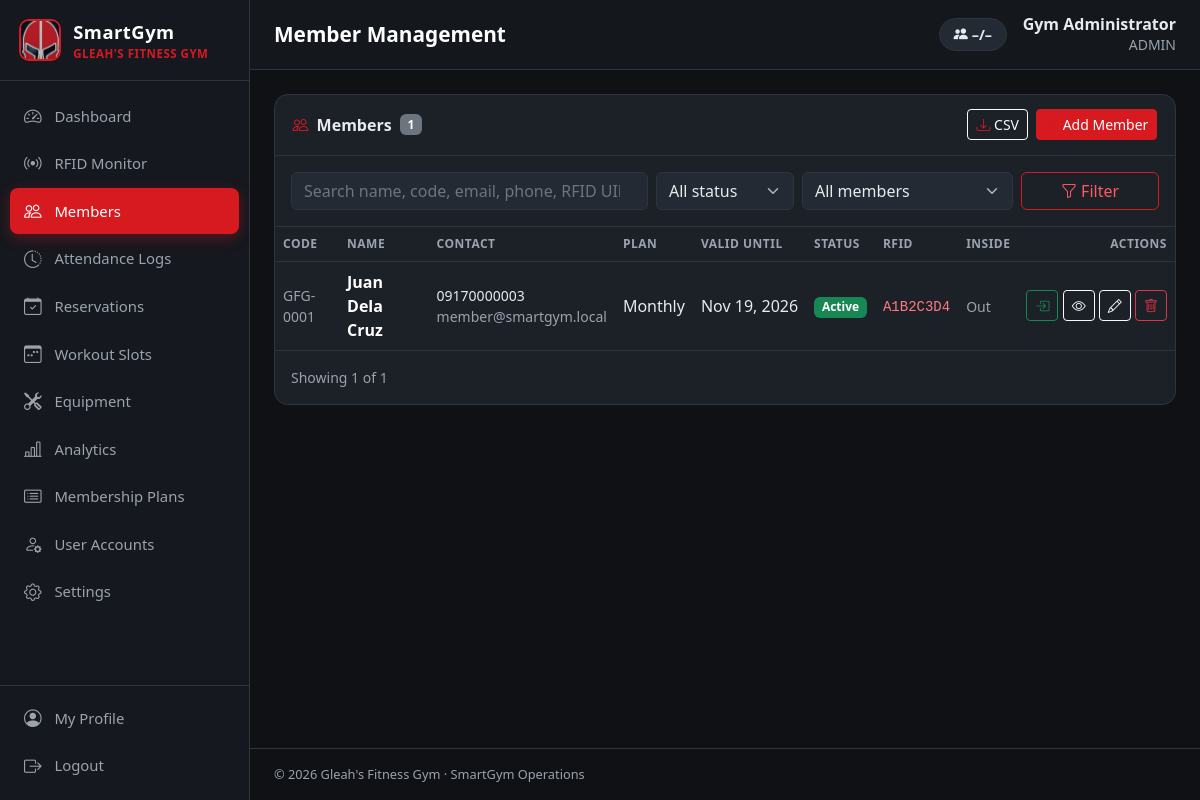
/members.php (signed in), run on the app's committed database.
### tables this page shows
CREATE TABLE users (
  id INT UNSIGNED AUTO_INCREMENT PRIMARY KEY,
  full_name VARCHAR(120) NOT NULL,
  email VARCHAR(150) NOT NULL UNIQUE,
  phone VARCHAR(30) NULL,
  password_hash VARCHAR(255) NOT NULL,
  role ENUM('admin','staff','member') NOT NULL DEFAULT 'member',
  status ENUM('active','disabled') NOT NULL DEFAULT 'active',
  last_login_at DATETIME NULL,
  created_at DATETIME NOT NULL DEFAULT CURRENT_TIMESTAMP
);

CREATE TABLE members (
  id INT UNSIGNED AUTO_INCREMENT PRIMARY KEY,
  user_id INT UNSIGNED NULL UNIQUE,
  member_code VARCHAR(20) NOT NULL UNIQUE,
  full_name VARCHAR(120) NOT NULL,
  email VARCHAR(150) NULL,
  phone VARCHAR(30) NULL,
  gender ENUM('Male','Female','Other') NULL,
  birthdate DATE NULL,
  address VARCHAR(255) NULL,
  emergency_contact VARCHAR(150) NULL,
  rfid_uid VARCHAR(32) NULL UNIQUE,
  plan_id INT UNSIGNED NULL,
  membership_start DATE NULL,
  membership_end DATE NULL,
  status ENUM('active','inactive','suspended') NOT NULL DEFAULT 'active',
  is_inside TINYINT(1) NOT NULL DEFAULT 0,
  last_scan_at DATETIME NULL,
  notes TEXT NULL,
  created_at DATETIME NOT NULL DEFAULT CURRENT_TIMESTAMP,
  CONSTRAINT fk_members_user FOREIGN KEY (user_id) REFERENCES users(id) ON DELETE SET NULL,
  CONSTRAINT fk_members_plan FOREIGN KEY (plan_id) REFERENCES membership_plans(id) ON DELETE SET NULL,
  INDEX idx_members_inside (is_inside)
);

CREATE TABLE membership_plans (
  id INT UNSIGNED AUTO_INCREMENT PRIMARY KEY,
  name VARCHAR(80) NOT NULL,
  duration_days INT UNSIGNED NOT NULL,
  price DECIMAL(10,2) NOT NULL DEFAULT 0,
  description VARCHAR(255) NULL,
  is_active TINYINT(1) NOT NULL DEFAULT 1,
  created_at DATETIME NOT NULL DEFAULT CURRENT_TIMESTAMP
);

### includes/auth.php (called while the page is built, shortened)
<?php
function current_user(): ?array
{
    static $user = false;
    if ($user === false) {
        $user = null;
        if (!empty($_SESSION['user_id'])) {
            $user = q("SELECT * FROM users WHERE id = ? AND status = 'active'", [$_SESSION['user_id']])->fetch() ?: null;
        }
    }
    return $user;
}
function require_login(): array
{
    $user = current_user();
    return $user;
}
function require_role(string ...$roles): array
{
    $user = require_login();
    return $user;
}

### members.php (the view, shortened to what this page needs)
<?php
$user = require_role('admin', 'staff');
$page_title = 'Member Management';
$search = get('search');
$where = ['1=1'];
$params = [];
$whereSql = implode(' AND ', $where);
$total = (int)q("SELECT COUNT(*) FROM members m WHERE $whereSql", $params)->fetchColumn();
$p = paginate($total);
$members = q("SELECT m.*, p.name plan_name FROM members m LEFT JOIN membership_plans p ON p.id = m.plan_id
    WHERE $whereSql ORDER BY m.full_name LIMIT {$p['limit']} OFFSET {$p['offset']}", $params)->fetchAll();
require __DIR__ . '/includes/header.php';
?>
<div class="card">
    <div class="card-header flex-wrap">
        <i class="bi bi-people"></i> Members <span class="badge bg-secondary"><?= $total ?></span>
        <div class="ms-auto d-flex gap-2">
            <a href="members_export.php?<?= e(http_build_query($_GET)) ?>" class="btn btn-sm btn-outline-light"><i class="bi bi-download"></i> CSV</a>
            <a href="member_form.php" class="btn btn-sm btn-primary"><i class="bi bi-person-plus"></i> Add Member</a>
        </div>
    </div>
    <div class="card-body border-bottom" style="border-color:var(--sg-border)!important">
        <form class="row g-2">
            <div class="col-md-5"><input type="search" name="search" value="<?= e($search) ?>" class="form-control" placeholder="Search name, code, email, phone, RFID UID…"></div>
            <div class="col-6 col-md-2">
                <select name="status" class="form-select">
                    <option value="">All status</option>
                </select>
            </div>
            <div class="col-6 col-md-3">
                <select name="filter" class="form-select">
                    <option value="">All members</option>
                </select>
            </div>
            <div class="col-md-2 d-grid"><button class="btn btn-outline-primary"><i class="bi bi-funnel"></i> Filter</button></div>
        </form>
    </div>
    <div class="table-responsive">
        <table class="table table-hover">
            <thead><tr><th>Code</th><th>Name</th><th>Contact</th><th>Plan</th><th>Valid Until</th><th>Status</th><th>RFID</th><th>Inside</th><th class="text-end">Actions</th></tr></thead>
            <tbody>
            <?php foreach ($members as $m): [$sl, $sc] = membership_state($m); ?>
                <tr>
                    <td class="text-secondary small"><?= e($m['member_code']) ?></td>
                    <td><a href="member_view.php?id=<?= $m['id'] ?>" class="fw-semibold text-white text-decoration-none"><?= e($m['full_name']) ?></a></td>
                    <td class="small"><?= e($m['phone']) ?><br><span class="text-secondary"><?= e($m['email']) ?></span></td>
                    <td><?= e($m['plan_name'] ?? '—') ?></td>
                    <td class="text-nowrap"><?= fmt_date($m['membership_end']) ?></td>
                    <td><?= badge($sl, $sc) ?></td>
                    <td><?= $m['rfid_uid'] ? '<code>' . e($m['rfid_uid']) . '</code>' : '<span class="text-secondary small">None</span>' ?></td>
                    <td><?= $m['is_inside'] ? badge('IN', 'success') : '<span class="text-secondary small">Out</span>' ?></td>
                    <td class="text-end text-nowrap">
                        <form method="post" class="d-inline">
                            <?php if ($m['is_inside']): ?>
                                <button name="action" value="checkout" class="btn btn-sm btn-outline-secondary" title="Manual check-out"><i class="bi bi-box-arrow-right"></i></button>
                            <?php else: ?>
                                <button name="action" value="checkin" class="btn btn-sm btn-outline-success" title="Manual check-in"><i class="bi bi-box-arrow-in-right"></i></button>
                            <?php endif; ?>
                        </form>
                        <a href="member_view.php?id=<?= $m['id'] ?>" class="btn btn-sm btn-outline-light" title="View"><i class="bi bi-eye"></i></a>
                        <a href="member_form.php?id=<?= $m['id'] ?>" class="btn btn-sm btn-outline-light" title="Edit"><i class="bi bi-pencil"></i></a>
                        <?php if ($user['role'] === 'admin'): ?>
                            <form method="post" class="d-inline" data-confirm="Delete <?= e($m['full_name']) ?> and all their records?">
                                <button name="action" value="delete" class="btn btn-sm btn-outline-danger" title="Delete"><i class="bi bi-trash"></i></button>
                            </form>
                        <?php endif; ?>
                    </td>
                </tr>
            <?php endforeach; ?>
            </tbody>
        </table>
    </div>
    <div class="card-body d-flex justify-content-between align-items-center">
        <small class="text-secondary">Showing <?= count($members) ?> of <?= $total ?></small>
    </div>
</div>
<?php require __DIR__ . '/includes/footer.php';

### includes/header.php (shortened to what this page needs)
<?php
$user = current_user();
$page_title = $page_title ?? 'Dashboard';
$active = $active ?? basename($_SERVER['SCRIPT_NAME'], '.php');
$gymName = setting('gym_name', "Gleah's Fitness Gym");
$nav = [
    ['dashboard', 'Dashboard', 'speedometer2', ['admin', 'staff', 'member']],
    ['rfid_monitor', 'RFID Monitor', 'broadcast', ['admin', 'staff']],
    ['members', 'Members', 'people', ['admin', 'staff']],
    ['access_logs', 'Attendance Logs', 'clock-history', ['admin', 'staff']],
    ['my_attendance', 'My Attendance', 'clock-history', ['member']],
    ['reservations', 'Reservations', 'calendar-check', ['admin', 'staff', 'member']],
    ['slots', 'Workout Slots', 'calendar3-week', ['admin', 'staff']],
    ['equipment', 'Equipment', 'tools', ['admin', 'staff']],
    ['analytics', 'Analytics', 'bar-chart-line', ['admin']],
    ['plans', 'Membership Plans', 'card-list', ['admin']],
    ['users', 'User Accounts', 'person-gear', ['admin']],
    ['settings', 'Settings', 'gear', ['admin']],
];
?>
<!doctype html>
<html lang="en">
<head>
    <link href="https://cdn.jsdelivr.net/npm/bootstrap@5.3.3/dist/css/bootstrap.min.css" rel="stylesheet">
    <link href="https://cdn.jsdelivr.net/npm/bootstrap-icons@1.11.3/font/bootstrap-icons.min.css" rel="stylesheet">
    <link href="assets/css/style.css" rel="stylesheet">
</head>
<body>
<div class="app-shell">
    <aside class="sidebar" id="sidebar">
        <a href="dashboard.php" class="brand">
            <img src="assets/img/helmet.png" alt="">
            <div>
                <div class="brand-title">SmartGym</div>
                <div class="brand-sub"><?= e($gymName) ?></div>
            </div>
        </a>
        <nav class="nav flex-column">
            <?php foreach ($nav as [$file, $label, $icon, $roles]): if (!in_array($user['role'], $roles, true)) continue; ?>
                <a class="nav-link<?= $active === $file ? ' active' : '' ?>" href="<?= $file ?>.php">
                    <i class="bi bi-<?= $icon ?>"></i><span><?= e($label) ?></span>
                </a>
            <?php endforeach; ?>
        </nav>
        <div class="sidebar-footer">
            <a class="nav-link<?= $active === 'profile' ? ' active' : '' ?>" href="profile.php"><i class="bi bi-person-circle"></i><span>My Profile</span></a>
            <a class="nav-link" href="logout.php"><i class="bi bi-box-arrow-right"></i><span>Logout</span></a>
        </div>
    </aside>
    <main class="main">
        <header class="topbar">
            <h1 class="page-title"><?= e($page_title) ?></h1>
            <div class="ms-auto d-flex align-items-center gap-3">
                <div class="capacity-pill" data-capacity-pill title="Members currently inside">
                    <i class="bi bi-people-fill"></i> <span data-cap-inside>–</span>/<span data-cap-max>–</span>
                </div>
                <div class="text-end d-none d-sm-block lh-sm">
                    <div class="fw-semibold"><?= e($user['full_name']) ?></div>
                    <small class="text-secondary text-uppercase"><?= e($user['role']) ?></small>
                </div>
            </div>
        </header>
        <div class="content">

### includes/helpers.php (shortened to what this page needs)
<?php
function db(): PDO
{
    static $pdo = null;
    if ($pdo === null) {
        $dsn = 'mysql:host=' . DB_HOST . ';port=' . DB_PORT . ';dbname=' . DB_NAME . ';charset=utf8mb4';
        $pdo = new PDO($dsn, DB_USER, DB_PASS, [
            PDO::ATTR_ERRMODE => PDO::ERRMODE_EXCEPTION,
            PDO::ATTR_DEFAULT_FETCH_MODE => PDO::FETCH_ASSOC,
            PDO::ATTR_EMULATE_PREPARES => false,
        ]);
        $pdo->exec("SET time_zone = '" . date('P') . "'");
    }
    return $pdo;
}
function q(string $sql, array $params = []): PDOStatement
{
    $st = db()->prepare($sql);
    $st->execute($params);
    return $st;
}
function e($value): string
{
    return htmlspecialchars((string)($value ?? ''), ENT_QUOTES, 'UTF-8');
}
function today(): string
{
    return date('Y-m-d');
}
function setting(string $key, $default = null)
{
    static $cache = null;
    if ($cache === null) {
        $cache = [];
        foreach (q('SELECT `key`, `value` FROM settings')->fetchAll() as $row) {
            $cache[$row['key']] = $row['value'];
        }
    }
    return $cache[$key] ?? $default;
}
function get(string $key, $default = '')
{
    $v = $_GET[$key] ?? $default;
    return is_string($v) ? trim($v) : $v;
}
function fmt_date(?string $d, string $format = 'M d, Y'): string
{
    return $d ? date($format, strtotime($d)) : '—';
}
function membership_state(array $m): array
{
    $days = (int)floor((strtotime($m['membership_end']) - strtotime(today())) / 86400);
    return ['Active', 'success'];
}
function badge(string $text, string $color): string
{
    $textCls = in_array($color, ['warning', 'info', 'light'], true) ? ' text-dark' : '';
    return '<span class="badge bg-' . e($color) . $textCls . '">' . e($text) . '</span>';
}
function paginate(int $total, int $perPage = 25): array
{
    $pages = max(1, (int)ceil($total / $perPage));
    $page = min($pages, max(1, (int)get('page', 1)));
    return ['page' => $page, 'pages' => $pages, 'offset' => ($page - 1) * $perPage, 'limit' => $perPage, 'total' => $total];
}

### assets/css/style.css (style rules this page uses)
:root { --sg-red: #d71920; --sg-red-dark: #a50f15; --sg-black: #0f1115; --sg-sidebar: #15181e; --sg-surface: #1c2027; --sg-surface-2: #242a33; --sg-border: #2e3540; --sg-text: #e8eaed; --sg-muted: #9aa3ae; --bs-primary: #d71920; --bs-primary-rgb: 215, 25, 32; --bs-link-color: #ff4d55; --bs-link-hover-color: #ff7a80; }
body { background: var(--sg-black); color: var(--sg-text); font-family: "Segoe UI", system-ui, -apple-system, Roboto, sans-serif; }
.app-shell { display: flex; min-height: 100vh; }
.sidebar { width: 250px; flex-shrink: 0; background: var(--sg-sidebar); border-right: 1px solid var(--sg-border); display: flex; flex-direction: column; position: sticky; top: 0; height: 100vh; overflow-y: auto; z-index: 1040; }
.brand { display: flex; align-items: center; gap: .75rem; padding: 1.1rem 1.2rem; text-decoration: none; border-bottom: 1px solid var(--sg-border); }
.brand img { width: 42px; height: 42px; object-fit: cover; border-radius: 10px; border: 2px solid var(--sg-red); }
.brand-title { color: #fff; font-weight: 800; font-size: 1.15rem; letter-spacing: .5px; }
.brand-sub { color: var(--sg-red); font-size: .72rem; font-weight: 700; text-transform: uppercase; letter-spacing: .5px; }
.sidebar .nav { padding: .75rem .6rem; flex: 1; }
.sidebar .nav-link { color: var(--sg-muted); display: flex; align-items: center; gap: .75rem; padding: .6rem .85rem; border-radius: .5rem; font-weight: 500; font-size: .93rem; margin-bottom: 2px; transition: background .15s, color .15s; }
.sidebar .nav-link i { font-size: 1.1rem; width: 1.2rem; text-align: center; }
.sidebar .nav-link.active { background: var(--sg-red); color: #fff; box-shadow: 0 4px 14px rgba(215, 25, 32, .35); }
.sidebar-footer { padding: .6rem; border-top: 1px solid var(--sg-border); }
.main { flex: 1; min-width: 0; display: flex; flex-direction: column; }
.topbar { display: flex; align-items: center; gap: 1rem; padding: .9rem 1.5rem; background: rgba(21, 24, 30, .92); border-bottom: 1px solid var(--sg-border); position: sticky; top: 0; z-index: 1030; backdrop-filter: blur(6px); }
.page-title { font-size: 1.3rem; font-weight: 700; margin: 0; color: #fff; }
.content { padding: 1.5rem; flex: 1; }
.capacity-pill { background: var(--sg-surface-2); border: 1px solid var(--sg-border); border-radius: 999px; padding: .3rem .85rem; font-weight: 700; font-size: .9rem; }
.card { background: var(--sg-surface); border: 1px solid var(--sg-border); border-radius: .85rem; color: var(--sg-text); }
.card-header { background: transparent; border-bottom: 1px solid var(--sg-border); font-weight: 700; padding: .9rem 1.1rem; display: flex; align-items: center; gap: .5rem; }
.card-header .bi { color: var(--sg-red); }
.table { --bs-table-bg: transparent; --bs-table-color: var(--sg-text); --bs-table-border-color: var(--sg-border); --bs-table-hover-bg: rgba(255,255,255,.03); --bs-table-hover-color: #fff; margin-bottom: 0; }
.table thead th { color: var(--sg-muted); font-size: .75rem; text-transform: uppercase; letter-spacing: .5px; font-weight: 700; border-bottom-width: 1px; white-space: nowrap; }
.table td { vertical-align: middle; }
.form-control, .form-select { background-color: var(--sg-surface-2); border-color: var(--sg-border); color: var(--sg-text); }
.form-control::placeholder { color: #6c757d; }
.btn-primary { --bs-btn-bg: var(--sg-red); --bs-btn-border-color: var(--sg-red); --bs-btn-hover-bg: var(--sg-red-dark); --bs-btn-hover-border-color: var(--sg-red-dark); --bs-btn-active-bg: var(--sg-red-dark); --bs-btn-disabled-bg: var(--sg-red); --bs-btn-disabled-border-color: var(--sg-red); }
.btn-outline-primary { --bs-btn-color: #ff5a61; --bs-btn-border-color: var(--sg-red); --bs-btn-hover-bg: var(--sg-red); --bs-btn-hover-border-color: var(--sg-red); --bs-btn-active-bg: var(--sg-red); }
.text-muted, .text-secondary { color: var(--sg-muted) !important; }
code { color: #ff7a80; }
a { color: #ff4d4f; }

### data on the page
users: full_name "Gym Administrator", role "ADMIN"
members: member_code "GFG-0001", full_name "Juan Dela Cruz", phone "09170000003", email "member@smartgym.local", plan.name "Monthly", membership_end "Nov 19, 2026", rfid_uid "A1B2C3D4", is_inside "Out"

### other printed values
$gymName "GLEAH'S FITNESS GYM"
$label "Dashboard"
$label "RFID Monitor"
$label "Members"
$label "Attendance Logs"
$label "Reservations"
$label "Workout Slots"
$label "Equipment"
$label "Analytics"
$label "Membership Plans"
$label "User Accounts"
$label "Settings"
$page_title "Member Management"
$total "1"
count($members) "1"
